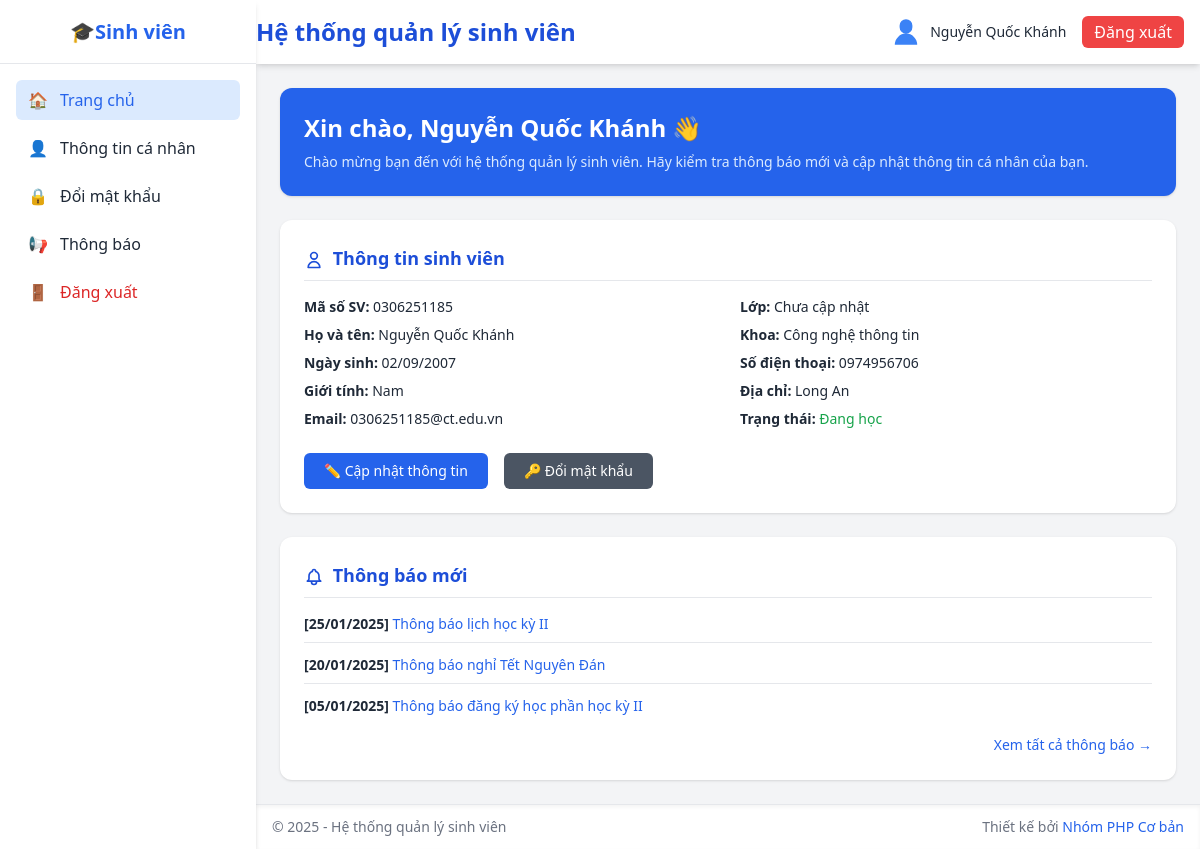
The page / (signed in) on the database its author committed.
### tables this page shows
CREATE TABLE `sinh_vien` (
  `mssv` varchar(20) NOT NULL,
  `hoten` varchar(100) NOT NULL,
  `ngaysinh` date DEFAULT NULL,
  `gioitinh` enum('Nam','Nữ','Khác') DEFAULT 'Nam',
  `malop` varchar(20) DEFAULT NULL,
  `makhoa` varchar(20) DEFAULT NULL,
  `email` varchar(100) DEFAULT NULL,
  `sdt` varchar(20) DEFAULT NULL,
  `diachi` varchar(255) DEFAULT NULL,
  `password` varchar(255) NOT NULL,
  `trangthai` enum('Đang học','Tốt nghiệp','Bảo lưu','Đã nghỉ') DEFAULT 'Đang học'
);

CREATE TABLE `khoa` (
  `makhoa` varchar(20) NOT NULL,
  `tenkhoa` varchar(100) NOT NULL,
  `mota` text DEFAULT NULL
);

CREATE TABLE `thong_bao` (
  `id` int(11) NOT NULL,
  `tieude` varchar(200) NOT NULL,
  `noidung` text DEFAULT NULL,
  `created_at` datetime NOT NULL DEFAULT current_timestamp()
);

### database/pdo.php (called while the page is built, shortened)
<?php
class DB
{
    private static $pdo = null;
    private static function connect_pdo(): \PDO
    {
        $host = DB_HOST;
        $user = DB_USERNAME;
        $pass = DB_PASSWORD;
        $db   = DB_NAME;
        $charset = DB_CHARSET;
        $dsn = "mysql:host={$host};dbname={$db};charset={$charset}";
        try {
            $options = [
                \PDO::ATTR_ERRMODE => \PDO::ERRMODE_EXCEPTION,
                \PDO::ATTR_DEFAULT_FETCH_MODE => \PDO::FETCH_ASSOC,
                \PDO::ATTR_EMULATE_PREPARES => false,
            ];
            return new \PDO($dsn, $user, $pass, $options);
        } catch (\PDOException $e) {
            die('Kết nối PDO thất bại: ' . $e->getMessage());
        }
    }
    private static function init()
    {
        if (self::$pdo === null) {
            self::$pdo = self::connect_pdo();
        }
    }
    public static function getPdo()
    {
        return self::$pdo;
    }
    public static function select(string $sql, array $params = []): array
    {
        $stmt = self::getPdo()->prepare($sql);
        $stmt->execute($params);
        return $stmt->fetchAll();
    }
    public static function selectOne(string $sql, array $params = []): ?array
    {
        $stmt = self::getPdo()->prepare($sql);
        $stmt->execute($params);
        $row = $stmt->fetch();
        return $row === false ? null : $row;
    }
}

### index.php (the view, shortened to what this page needs)
<?php
$mssv = $_SESSION['sinhvien'];
$sinh_vien = DB::selectOne("
    SELECT sv.*, l.tenlop, k.tenkhoa
    FROM sinh_vien sv
    LEFT JOIN lop l ON sv.malop = l.malop
    LEFT JOIN khoa k ON sv.makhoa = k.makhoa
    WHERE sv.mssv = :mssv",
    ['mssv' => $mssv]
);
$thong_bao = DB::select("
    SELECT id, tieude, created_at
    FROM thong_bao
    ORDER BY created_at DESC
    LIMIT 5"
);
include('includes/sidebar.php');
include('includes/header.php');
?>
<section class="bg-blue-600 text-white rounded-xl p-6 shadow mb-6">
    <h2 class="text-2xl font-semibold">Xin chào, <?php echo htmlspecialchars($sinh_vien['hoten']); ?> 👋</h2>
    <p class="mt-2 text-blue-100 text-sm">
        Chào mừng bạn đến với hệ thống quản lý sinh viên.
        <?php if ($sinh_vien['trangthai'] === 'Đang học'): ?>
            Hãy kiểm tra thông báo mới và cập nhật thông tin cá nhân của bạn.
        <?php else: ?>
            Trạng thái hiện tại của bạn: <strong><?php echo htmlspecialchars($sinh_vien['trangthai']); ?></strong>
        <?php endif; ?>
    </p>
</section>
<section class="bg-white rounded-xl shadow p-6 mb-6">
    <h3 class="text-lg font-semibold text-blue-700 border-b pb-2 mb-4">
        <svg class="w-5 h-5 inline-block mr-1" fill="none" stroke="currentColor" viewBox="0 0 24 24">
            <path stroke-linecap="round" stroke-linejoin="round" stroke-width="2" d="M16 7a4 4 0 11-8 0 4 4 0 018 0zM12 14a7 7 0 00-7 7h14a7 7 0 00-7-7z" />
        </svg>
        Thông tin sinh viên
    </h3>
    <div class="grid sm:grid-cols-2 gap-6 text-sm">
        <div class="space-y-2">
            <p><strong>Mã số SV:</strong> <?php echo htmlspecialchars($sinh_vien['mssv']); ?></p>
            <p><strong>Họ và tên:</strong> <?php echo htmlspecialchars($sinh_vien['hoten']); ?></p>
            <p><strong>Ngày sinh:</strong> <?php echo $sinh_vien['ngaysinh'] ? date('d/m/Y', strtotime($sinh_vien['ngaysinh'])) : 'Chưa cập nhật'; ?></p>
            <p><strong>Giới tính:</strong> <?php echo htmlspecialchars($sinh_vien['gioitinh']); ?></p>
            <p><strong>Email:</strong> <?php echo htmlspecialchars($sinh_vien['email'] ?? 'Chưa cập nhật'); ?></p>
        </div>
        <div class="space-y-2">
            <p><strong>Lớp:</strong> <?php echo htmlspecialchars($sinh_vien['tenlop'] ?? 'Chưa cập nhật'); ?></p>
            <p><strong>Khoa:</strong> <?php echo htmlspecialchars($sinh_vien['tenkhoa'] ?? 'Chưa cập nhật'); ?></p>
            <p><strong>Số điện thoại:</strong> <?php echo htmlspecialchars($sinh_vien['sdt'] ?? 'Chưa cập nhật'); ?></p>
            <p><strong>Địa chỉ:</strong> <?php echo htmlspecialchars($sinh_vien['diachi'] ?? 'Chưa cập nhật'); ?></p>
            <p><strong>Trạng thái:</strong>
                <span class="<?php echo $sinh_vien['trangthai'] === 'Đang học' ? 'text-green-600' : 'text-yellow-600'; ?>">
                    <?php echo htmlspecialchars($sinh_vien['trangthai']); ?>
                </span>
            </p>
        </div>
    </div>
    <div class="mt-6">
        <a href="profile.php" class="bg-blue-600 hover:bg-blue-700 text-white px-5 py-2 rounded-md text-sm inline-block transition duration-200">
            ✏️ Cập nhật thông tin
        </a>
        <a href="change_password.php" class="ml-3 bg-gray-600 hover:bg-gray-700 text-white px-5 py-2 rounded-md text-sm inline-block transition duration-200">
            🔑 Đổi mật khẩu
        </a>
    </div>
</section>
<section class="bg-white rounded-xl shadow p-6">
    <h3 class="text-lg font-semibold text-blue-700 border-b pb-2 mb-4">
        Thông báo mới
    </h3>
    <?php if (count($thong_bao) > 0): ?>
        <ul class="space-y-3 text-sm">
            <?php foreach ($thong_bao as $index => $tb): ?>
                <li class="<?php echo $index < count($thong_bao) - 1 ? 'border-b pb-2' : ''; ?>">
                    <strong>[<?php echo date('d/m/Y', strtotime($tb['created_at'])); ?>]</strong>
                    <a href="notifications.php?id=<?php echo $tb['id']; ?>" class="text-blue-600 hover:text-blue-800">
                        <?php echo htmlspecialchars($tb['tieude']); ?>
                    </a>
                </li>
            <?php endforeach; ?>
        </ul>
        <div class="mt-4 text-right">
            <a href="notifications.php" class="text-blue-600 hover:text-blue-800 text-sm">
                Xem tất cả thông báo →
            </a>
        </div>
    <?php else: ?>
        <p class="text-gray-500 text-sm">Chưa có thông báo nào.</p>
    <?php endif; ?>
<?php include('includes/footer.php'); ?>

### rows shown on the page
sinh_vien: hoten "Nguyễn Quốc Khánh", mssv "0306251185", ngaysinh "02/09/2007", gioitinh "Nam", email "0306251185@ct.edu.vn", makhoa.tenkhoa "Công nghệ thông tin", sdt "0974956706", diachi "Long An", trangthai "Đang học"
thong_bao: created_at "25/01/2025", tieude "Thông báo lịch học kỳ II"
thong_bao: created_at "20/01/2025", tieude "Thông báo nghỉ Tết Nguyên Đán"
thong_bao: created_at "05/01/2025", tieude "Thông báo đăng ký học phần học kỳ II"

### other values the page prints
$page_title "Hệ thống quản lý sinh viên"
$_SESSION['fullname'] "Nguyễn Quốc Khánh"
$sinh_vien['tenlop'] "Chưa cập nhật"
